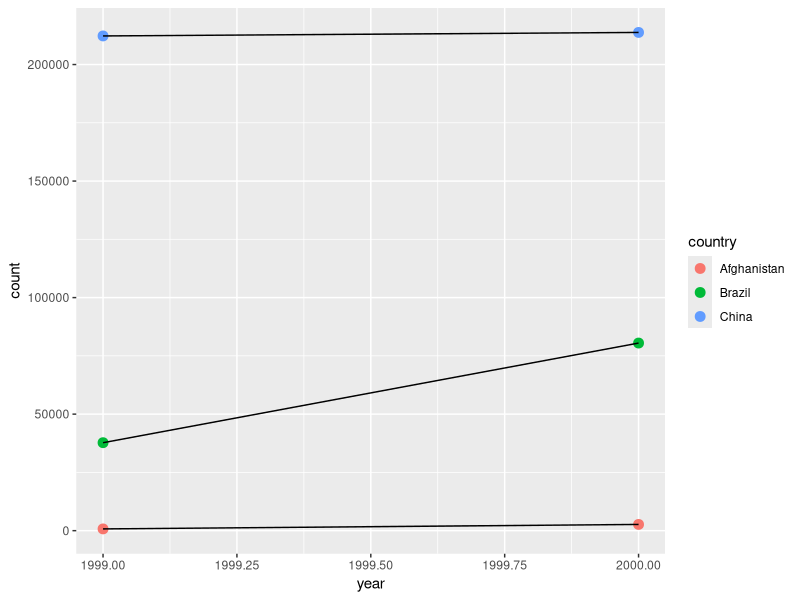

Generate this figure with R: (Note: this script raises an error after producing the figure.)
## ---- chunk 1
library(tidyverse)
## ---- chunk 2
# table1
# > # A tibble: 6 × 4
# >       country  year  cases population
# >         <chr> <int>  <int>      <int>
# > 1 Afghanistan  1999    745   19987071
# > 2 Afghanistan  2000   2666   20595360
# > 3      Brazil  1999  37737  172006362
# > 4      Brazil  2000  80488  174504898
# > 5       China  1999 212258 1272915272
# > 6       China  2000 213766 1280428583
## ---- chunk 3
# table2
#> # A tibble: 12 × 4
#>       country  year       type     count
#>         <chr> <int>      <chr>     <int>
#> 1 Afghanistan  1999      cases       745
#> 2 Afghanistan  1999 population  19987071
#> 3 Afghanistan  2000      cases      2666
#> 4 Afghanistan  2000 population  20595360
#> 5      Brazil  1999      cases     37737
#> 6      Brazil  1999 population 172006362
#> # ... with 6 more rows
## ---- chunk 4
# table3
#> # A tibble: 6 × 3
#>       country  year              rate
#> *       <chr> <int>             <chr>
#> 1 Afghanistan  1999      745/19987071
#> 2 Afghanistan  2000     2666/20595360
#> 3      Brazil  1999   37737/172006362
#> 4      Brazil  2000   80488/174504898
#> 5       China  1999 212258/1272915272
#> 6       China  2000 213766/1280428583
## ---- chunk 5
# Spread across two tibbles
# table4a  # cases
#> # A tibble: 3 × 3
#>       country `1999` `2000`
#> *       <chr>  <int>  <int>
#> 1 Afghanistan    745   2666
#> 2      Brazil  37737  80488
#> 3       China 212258 213766
# table4b  # population
#> # A tibble: 3 × 3
#>       country     `1999`     `2000`
#> *       <chr>      <int>      <int>
#> 1 Afghanistan   19987071   20595360
#> 2      Brazil  172006362  174504898
#> 3       China 1272915272 1280428583
## ---- chunk 6
table2 <- data_frame(country = c(rep("Afghanistan", 4), rep("Brazil", 4), rep("China", 4)),
                     year = rep(c(1999, 1999, 2000, 2000), 3),
                     type = rep(c("cases", "population"), 6),
                     count = c(745, 19987071, 2666, 20595360, 37737, 172006362, 80488, 174504898, 212258, 1272915272, 213766, 1280428583))
table2

(tb_cases <- table2 %>% 
        filter(type %in% "cases"))
(tb_pop <-  table2 %>% 
        filter(type %in% "population"))


rate <- tb_cases
rate$rate <- tb_cases$count / tb_pop$count * 10000
rate
## ---- chunk 7
table2 %>% 
        filter(type %in% "cases") %>% 
        ggplot(aes(x = year, y = count)) +
        geom_point(aes(color = country), size = 3) +
        geom_line(aes(group = country))
## ---- chunk 8
(stocks <- tibble(
  year   = c(2015, 2015, 2016, 2016),
  half  = c(   1,    2,     1,    2),
  return = c(1.88, 0.59, 0.92, 0.17)
))
stocks %>% 
   spread(year, return) %>% 
   gather("year", "return", `2015`:`2016`)
## ---- chunk 9
stocks %>% 
   spread(year, return) %>% 
   gather("year", "return", `2015`:`2016`, convert = TRUE)
## ---- chunk 10
(table4a <- table2 %>% 
        filter(type %in% "cases") %>% 
        spread(year, count) %>% 
        select(-type))

table4a %>%
  gather(1999, 2000, key = "year", value = "cases")
## ---- chunk 11
table4a %>%
  gather(`1999`, `2000`, key = "year", value = "cases", convert = TRUE)
## ---- chunk 12
(people <- tribble(
  ~name,             ~key,    ~value,
  #-----------------|--------|------
  "Phillip Woods",   "age",       45,
  "Phillip Woods",   "height",   186,
  "Phillip Woods",   "age",       50,
  "Jessica Cordero", "age",       37,
  "Jessica Cordero", "height",   156
))

people %>% 
        spread(key, value)
## ---- chunk 13
(people <- tribble(
  ~name,             ~key,    ~value,  ~index,
  #-----------------|--------|--------|------
  "Phillip Woods",   "age",       45,    1,
  "Phillip Woods",   "height",   186,    1,
  "Phillip Woods",   "age",       50,    2,
  "Jessica Cordero", "age",       37,    1,
  "Jessica Cordero", "height",   156,    1
))

people %>% 
        spread(key, value)
## ---- chunk 14
preg <- tribble(
  ~pregnant, ~male, ~female,
  "yes",     NA,    10,
  "no",      20,    12
)

preg %>% 
        gather(male, female, key = "sex", value = "count")
## ---- chunk 15
tibble(x = c("a,b,c", "d,e,f,g", "h,i,j")) %>% 
  separate(x, c("one", "two", "three"))

tibble(x = c("a,b,c", "d,e", "f,g,i")) %>% 
  separate(x, c("one", "two", "three"))
